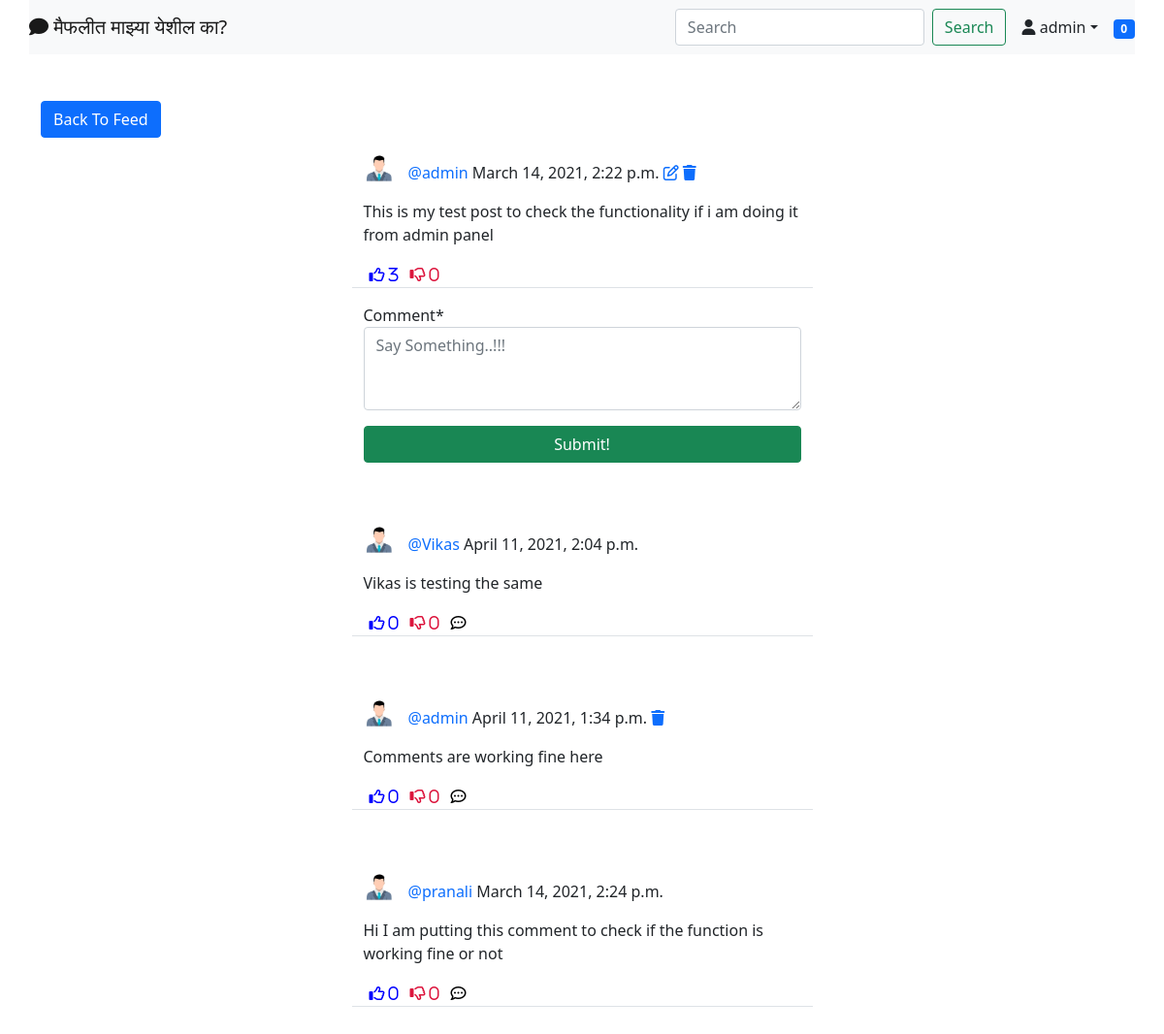
The app's page /blog/post/6 (signed in), older data.
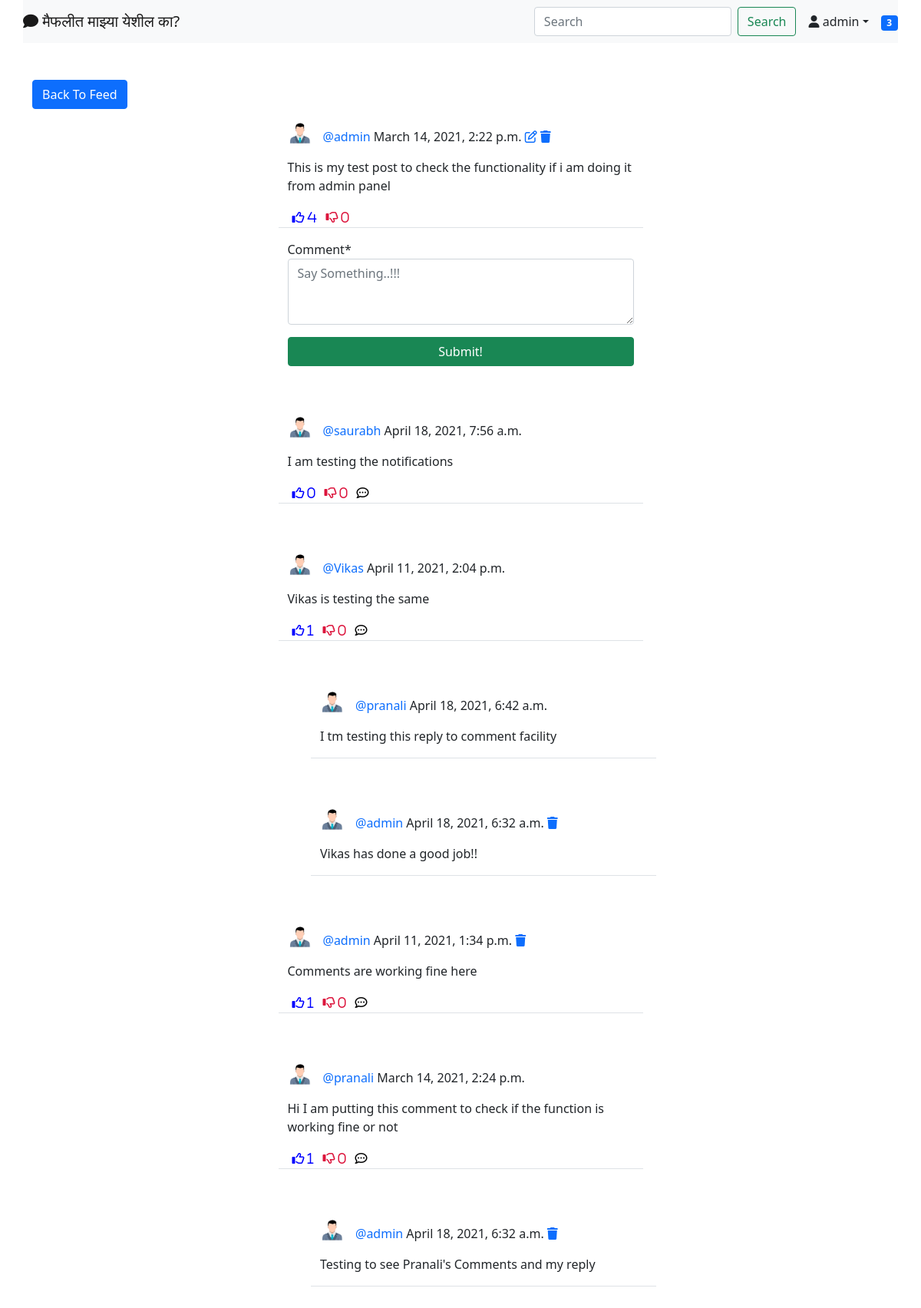
The same page, newer data.
### blog/models.py (models this page shows, shortened)
class Post(models.Model):
    title = models.CharField(max_length=255)
    contents = models.TextField()
    author = models.ForeignKey(User,on_delete=models.CASCADE)
    timeStamp = models.DateTimeField(default=timezone.now)
    likes = models.ManyToManyField(User, blank=True, related_name='likes')
    dislikes = models.ManyToManyField(User, blank=True, related_name='dislikes')

class UserProfile(models.Model):
    user = models.OneToOneField(User, primary_key=True, verbose_name='user', related_name='profile', on_delete=models.CASCADE)
    name = models.CharField(max_length=30, blank=True, null=True)
    bio = models.TextField(max_length=500, blank=True, null=True)
    birthDate = models.DateField(null=True, blank=True)
    location = models.CharField(max_length=100, blank=True, null=True)
    picture = models.ImageField(upload_to='uploads/profile_Pictures', default='uploads/profile_pictures/defaultuser.png', blank=True)
    followers = models.ManyToManyField(User, blank=True, related_name='followers')

class Comment(models.Model):
    comment = models.TextField()
    author = models.ForeignKey(User,on_delete=models.CASCADE)
    timeStamp = models.DateTimeField(default=timezone.now)
    post = models.ForeignKey('Post', on_delete=models.CASCADE)
    likes = models.ManyToManyField(User, blank=True, related_name='comment_likes')
    dislikes = models.ManyToManyField(User, blank=True, related_name='comment_dislikes')
    parent = models.ForeignKey('self', on_delete=models.CASCADE, blank=True, null=True, related_name='+')
    @property
    def children(self):
        return Comment.objects.filter(parent=self).order_by('-timeStamp').all()
    @property
    def is_parent(self):
        if self.parent is None:
            return True
        return False

### blog/views.py (the view, shortened to what this page needs)
# urls.py: path('post/<int:pk>', PostDetailView.as_view(), name='post-detail'),
class PostDetailView(LoginRequiredMixin, View):
    def get(self, request, pk, *args, **kwargs):
        post = Post.objects.get(pk=pk)
        form = CommentForm()
        comments = Comment.objects.filter(post=post).order_by('-timeStamp')
        context = {
            'post': post,
            'form': form,
            'comments': comments,
        }
        return render(request, 'blog/post_detail.html', context)

### blog/forms.py
class CommentForm(forms.ModelForm):
    comment = forms.CharField(
        widget=forms.Textarea (attrs={
            'rows': '3',
            'placeholder': 'Say Something..!!!',
        }))
    class Meta:
        model = Comment
        fields = ['comment']

### landing/templatetags/custom_tags.py (called while the page is built)
@register.inclusion_tag('blog/show_notifications.html', takes_context=True)
def show_notifications(context):
	request_user = context['request'].user
	notifications = Notification.objects.filter(to_user=request_user).exclude(user_has_seen=True).order_by('-date')
	return {'notifications': notifications}

### blog/templates/blog/post_detail.html (shortened to what this page needs)
{% extends 'landing/base.html' %}
{% load crispy_forms_tags %}
{% load static %}
{% block content %}
<div class="container">
    <div class="row mt-5">
        <div class="col-md-5 col-sm-6">
            <a href="{% url 'post-list' %}" class="btn btn-primary">Back To Feed</a>
        </div>
    </div>
    <div class="row justify-content-center mt-3">
        <div class="col-md-5 col-sm-12 border-bottom">
                <div>
                    <a href="{% url 'profile' post.author.profile.pk %}">
                        <img class="round-circle post-img" height="30" width="30" src="{{ post.author.profile.picture.url }}" />
                    </a>
                    <p class="post-text">
                        <a class="text-primary post-link" href="{% url 'profile' post.author.profile.pk %}">@{{ post.author }}</a> {{ post.timeStamp }}
                        {% if request.user == post.author %}
                            <a href="{% url 'post-edit' post.pk %}" class="edit-color-blue"><i class="far fa-edit"></i></a>
                            <a href="{% url 'post-delete' post.pk %}" class="edit-color-red"><i class="fas fa-trash"></i></a>
                        {% endif %}
                    </p>
                </div>
                <p>{{ post.contents }}</p>
            <div class="d-flex flex-row">
                <form method="POST" action="{% url 'like' post.pk %}">
                    <button class="remove-default" type="submit">
                        <i class="far fa-thumbs-up edit-colour-blue"> <span>{{ post.likes.all.count }}</span></i>
                    </button>
                </form>
                <form method="POST" action="{% url 'dislike' post.pk %}">
                    <button class="remove-default" type="submit">
                        <i class="far fa-thumbs-down edit-colour-red"> <span>{{ post.dislikes.all.count }}</span></i>
                    </button>
                </form>
        </div>
        </div>
    </div>
    <div class="row justify-content-center mt-3 mb-5">
        <div class="col-md-5 col-sm-12">
            <form method="POST">
                {{ form | crispy }}
                <div class="d-grid gap-2">
                    <button class="btn btn-success mt-3">Submit!</button>
                </div>
            </form>
        </div>
    </div>
    {% for comment in comments %}
    {% if comment.is_parent %}
    <div class="row justify-content-center mt-3 mb-5">
        <div class="col-md-5 col-sm-12 border-bottom">
            <p>
                <div>
                    <a href="{% url 'profile' comment.author.profile.pk %}">
                        <img class="round-circle post-img" height="30" width="30" src="{{ comment.author.profile.picture.url }}" />
                    </a>
                    <p class="post-text">
                        <a class="text-primary post-link" href="{% url 'profile' comment.author.profile.pk %}">@{{ comment.author }}</a> {{ comment.timeStamp }}
                        {% if request.user == comment.author %}
                            <a href="{% url 'comment-delete' post.pk comment.pk %}" class="edit-color"><i class="fas fa-trash"></i></a>
                        {% endif %}
                    </p>
                </div>
            </p>
            <p>{{ comment.comment }}</p>
            <div class="d-flex flex-row">
                <form method="POST" action="{% url 'comment-like' post.pk comment.pk %}">
                    <button class="remove-default" type="submit">
                        <i class="far fa-thumbs-up edit-colour-blue"> <span>{{ comment.likes.all.count }}</span></i>
                    </button>
                </form>
                <form method="POST" action="{% url 'comment-dislike' post.pk comment.pk %}">
                    <button class="remove-default" type="submit">
                        <i class="far fa-thumbs-down edit-colour-red"> <span>{{ comment.dislikes.all.count }}</span></i>
                    </button>
                </form>
                <div>
                    <button class="remove-default"><i class="far fa-comment-dots" onclick="commentReplyToggle('{{ comment.pk }}')"></i></button>
                </div>
        </div>
        </div>
    </div>
        {% for child_comment in comment.children %}
        <div class="row justify-content-center mt-3 mb-5 child-comment">
            <div class="col-md-5 col-sm-12 border-bottom">
                <p>
                    <div>
                        <a href="{% url 'profile' child_comment.author.profile.pk %}">
                            <img class="round-circle post-img" height="30" width="30" src="{{ child_comment.author.profile.picture.url }}" />
                        </a>
                        <p class="post-text">
                            <a class="text-primary post-link" href="{% url 'profile' child_comment.author.profile.pk %}">@{{ child_comment.author }}</a> {{ child_comment.timeStamp }}
                            {% if request.user == child_comment.author %}
                                <a href="{% url 'comment-delete' post.pk child_comment.pk %}" class="edit-color"><i class="fas fa-trash"></i></a>
                            {% endif %}
                        </p>
                    </div>
                </p>
                <p>{{ child_comment.comment }}</p>
            </div>
        </div>
    {% endfor %}
    {% endif %}
    {% endfor %}
</div>
{% endblock content %}

### landing/templates/landing/base.html (shortened to what this page needs)
{% load static %}
<!doctype html>
<html lang="en">
  <head>
    <link href="https://cdn.jsdelivr.net/npm/bootstrap@5.0.0-beta2/dist/css/bootstrap.min.css" rel="stylesheet">
    <link href="{% static 'style.css' %}" rel="stylesheet">
  </head>
  <body>
    {% include 'landing/navbar.html' %}
    {% block content %}
    {% endblock content %}
  </body>
</html>

### landing/templates/landing/navbar.html (shortened to what this page needs)
{% load custom_tags %}
 <div class="container gx-0">
  <nav class="navbar navbar-expand-lg navbar-light bg-light">
    <div class="container-fluid">
        <a class="navbar-brand"
          {% if user.is_authenticated %}
            href="{% url 'post-list' %}"
          {% else %}
          href="{% url 'index' %}"
          {% endif %}
        >
            <i class="fas fa-comment"></i>
            मैफलीत माझ्या येशील का?
          </a>
      <div class="collapse navbar-collapse" id="navbarTogglerDemo02">
      <form class="d-flex" method='GET' action={% url 'post-search' %}>
        <input class="form-control me-2" type="search" placeholder="Search" aria-label="Search" name="query" value="{{ request.GET.query }}">
        <button class="btn btn-outline-success" type="submit">Search</button>
          {% if user.is_authenticated %}
            <div class="nav-item dropdown">
              <a class="nav-link dropdown-toggle text-dark" data-bs-toggle="dropdown" href="#" role="button" aria-expanded="false"><i class="fas fa-user"></i> {{ request.user }}</a>
            </div>
            <div class="nav-item">
               {% show_notifications %}
            </div>
          {% endif %}
      </div>
    </div>
  </nav>
</div>

### blog/templates/blog/show_notifications.html (shortened to what this page needs)
 <div class="dropdown">
	<span class="badge bg-primary notification-badge" onclick="showNotifications()">{{ notifications.count }}</span>
	</div>

### static/style.css (style rules this page uses)
.remove-default { background-color: transparent; border: none; box-shadow: none; }
.edit-colour-red { color: crimson; }
.edit-colour-blue { color:blue; }
.post-link { text-decoration: none; }
.post-text { padding-top: 0.5rem; }
.post-img { float: left; margin-right: 1rem; }
.child-comment { margin-left: 3rem; }
.notification-badge { transition: 0.3s; }
.dropdown { position: relative; display: inline-block; }

Row changes from the older to the newer data that the page shows:
computed for Post "admin": likes.all.count "3" → "4"
added Comment: author.profile.picture (placeholder picture), author "saurabh", timeStamp "April 18, 2021, 7:56 a.m.", comment "I am testing the notifications", likes.all.count "0", dislikes.all.count "0"
computed for Comment "April 11, 2021, 2:04 p.m.": likes.all.count "0" → "1"
added Comment: author.profile.picture (placeholder picture), author "pranali", timeStamp "April 18, 2021, 6:42 a.m.", comment "I tm testing this reply to comment facility", shown under "Vikas"
added Comment: author.profile.picture (placeholder picture), author "admin", timeStamp "April 18, 2021, 6:32 a.m.", comment "Vikas has done a good job!!", shown under "Vikas"
computed for Comment "April 11, 2021, 1:34 p.m.": likes.all.count "0" → "1"
computed for Comment "March 14, 2021, 2:24 p.m.": likes.all.count "0" → "1"
added Comment: author.profile.picture (placeholder picture), author "admin", timeStamp "April 18, 2021, 6:32 a.m.", comment "Testing to see Pranali's Comments and my reply", shown under "pranali"
Text that changed along with them:
{{ notifications.count }}: "0" → "3"
